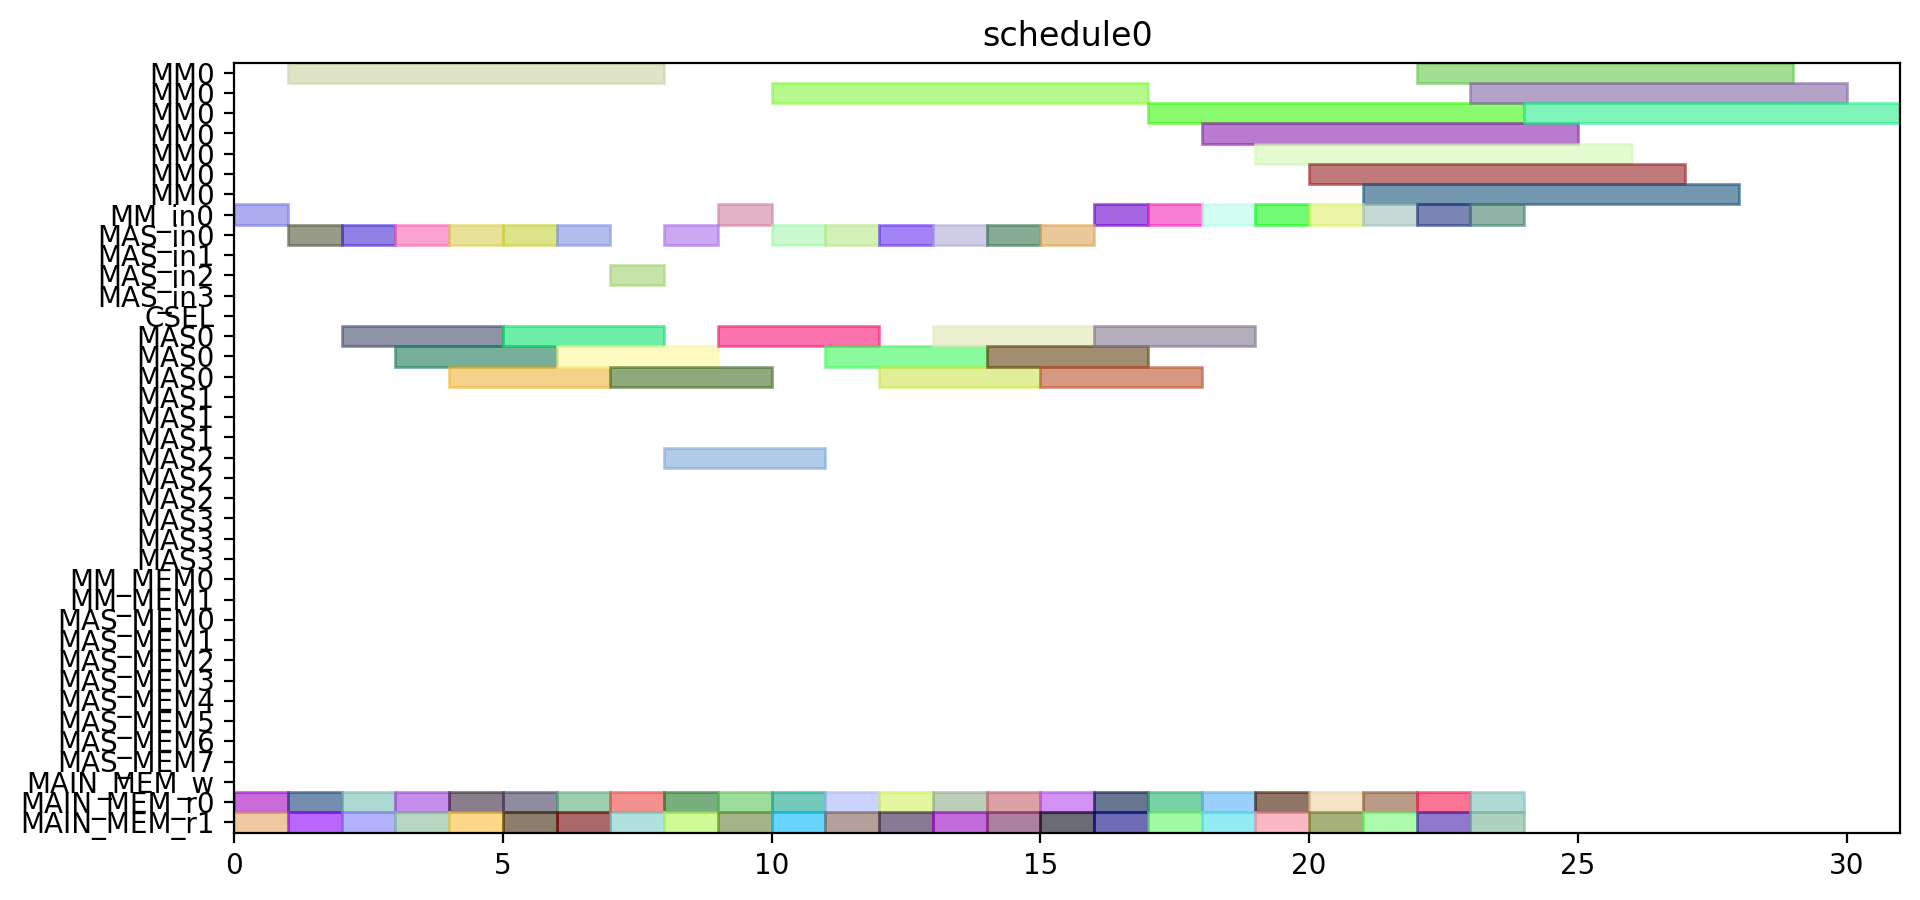

Recreate this plot in Python.
from pyschedule import Scenario, solvers, plotters, alt


def solve():
	horizon = 120
	S = Scenario("schedule0", horizon=horizon)

	# resource
	MM = S.Resources('MM', num=1, size=7)
	MM_in = S.Resources('MM_in', num=1)
	MAS_in = S.Resources('MAS_in', num=4)
	CSEL = S.Resource('CSEL')
	MAS = S.Resources('MAS', num=4, size=3, periods=range(1, horizon))
	MM_MEM = S.Resources('MM_MEM', num=2)
	MAS_MEM = S.Resources('MAS_MEM', num=8)
	MAIN_MEM_w = S.Resource('MAIN_MEM_w', size=1)
	MAIN_MEM_r = S.Resources('MAIN_MEM_r', num=2)

	# result of previous scheduling

	# new tasks
	t0_t0 = S.Task('t0_t0', length=3, delay_cost=1)
	t0_t0 += alt(MAS)
	t0_t0_in = S.Task('t0_t0_in', length=1, delay_cost=1)
	t0_t0_in += alt(MAS_in)
	S += t0_t0_in*MAS_in[0]<=t0_t0*MAS[0]

	S += t0_t0_in*MAS_in[1]<=t0_t0*MAS[1]

	S += t0_t0_in*MAS_in[2]<=t0_t0*MAS[2]

	S += t0_t0_in*MAS_in[3]<=t0_t0*MAS[3]

	t0_t0_mem0 = S.Task('t0_t0_mem0', length=1, delay_cost=1)
	t0_t0_mem0 += MAIN_MEM_r[0]
	S += t0_t0_mem0 <= t0_t0

	t0_t0_mem1 = S.Task('t0_t0_mem1', length=1, delay_cost=1)
	t0_t0_mem1 += MAIN_MEM_r[1]
	S += t0_t0_mem1 <= t0_t0

	t0_t1 = S.Task('t0_t1', length=3, delay_cost=1)
	t0_t1 += alt(MAS)
	t0_t1_in = S.Task('t0_t1_in', length=1, delay_cost=1)
	t0_t1_in += alt(MAS_in)
	S += t0_t1_in*MAS_in[0]<=t0_t1*MAS[0]

	S += t0_t1_in*MAS_in[1]<=t0_t1*MAS[1]

	S += t0_t1_in*MAS_in[2]<=t0_t1*MAS[2]

	S += t0_t1_in*MAS_in[3]<=t0_t1*MAS[3]

	t0_t1_mem0 = S.Task('t0_t1_mem0', length=1, delay_cost=1)
	t0_t1_mem0 += MAIN_MEM_r[0]
	S += t0_t1_mem0 <= t0_t1

	t0_t1_mem1 = S.Task('t0_t1_mem1', length=1, delay_cost=1)
	t0_t1_mem1 += MAIN_MEM_r[1]
	S += t0_t1_mem1 <= t0_t1

	t0_t3 = S.Task('t0_t3', length=7, delay_cost=1)
	t0_t3 += alt(MM)
	t0_t3_in = S.Task('t0_t3_in', length=1, delay_cost=1)
	t0_t3_in += alt(MM_in)
	S += t0_t3_in*MM_in[0]<=t0_t3*MM[0]
	t0_t3_mem0 = S.Task('t0_t3_mem0', length=1, delay_cost=1)
	t0_t3_mem0 += MAIN_MEM_r[0]
	S += t0_t3_mem0 <= t0_t3

	t0_t3_mem1 = S.Task('t0_t3_mem1', length=1, delay_cost=1)
	t0_t3_mem1 += MAIN_MEM_r[1]
	S += t0_t3_mem1 <= t0_t3

	t10 = S.Task('t10', length=3, delay_cost=1)
	t10 += alt(MAS)
	t10_in = S.Task('t10_in', length=1, delay_cost=1)
	t10_in += alt(MAS_in)
	S += t10_in*MAS_in[0]<=t10*MAS[0]

	S += t10_in*MAS_in[1]<=t10*MAS[1]

	S += t10_in*MAS_in[2]<=t10*MAS[2]

	S += t10_in*MAS_in[3]<=t10*MAS[3]

	t10_mem0 = S.Task('t10_mem0', length=1, delay_cost=1)
	t10_mem0 += MAIN_MEM_r[0]
	S += t10_mem0 <= t10

	t10_mem1 = S.Task('t10_mem1', length=1, delay_cost=1)
	t10_mem1 += MAIN_MEM_r[1]
	S += t10_mem1 <= t10

	t11 = S.Task('t11', length=3, delay_cost=1)
	t11 += alt(MAS)
	t11_in = S.Task('t11_in', length=1, delay_cost=1)
	t11_in += alt(MAS_in)
	S += t11_in*MAS_in[0]<=t11*MAS[0]

	S += t11_in*MAS_in[1]<=t11*MAS[1]

	S += t11_in*MAS_in[2]<=t11*MAS[2]

	S += t11_in*MAS_in[3]<=t11*MAS[3]

	t11_mem0 = S.Task('t11_mem0', length=1, delay_cost=1)
	t11_mem0 += MAIN_MEM_r[0]
	S += t11_mem0 <= t11

	t11_mem1 = S.Task('t11_mem1', length=1, delay_cost=1)
	t11_mem1 += MAIN_MEM_r[1]
	S += t11_mem1 <= t11

	t3_t0 = S.Task('t3_t0', length=7, delay_cost=1)
	t3_t0 += alt(MM)
	t3_t0_in = S.Task('t3_t0_in', length=1, delay_cost=1)
	t3_t0_in += alt(MM_in)
	S += t3_t0_in*MM_in[0]<=t3_t0*MM[0]
	t3_t0_mem0 = S.Task('t3_t0_mem0', length=1, delay_cost=1)
	t3_t0_mem0 += MAIN_MEM_r[0]
	S += t3_t0_mem0 <= t3_t0

	t3_t0_mem1 = S.Task('t3_t0_mem1', length=1, delay_cost=1)
	t3_t0_mem1 += MAIN_MEM_r[1]
	S += t3_t0_mem1 <= t3_t0

	t3_t1 = S.Task('t3_t1', length=7, delay_cost=1)
	t3_t1 += alt(MM)
	t3_t1_in = S.Task('t3_t1_in', length=1, delay_cost=1)
	t3_t1_in += alt(MM_in)
	S += t3_t1_in*MM_in[0]<=t3_t1*MM[0]
	t3_t1_mem0 = S.Task('t3_t1_mem0', length=1, delay_cost=1)
	t3_t1_mem0 += MAIN_MEM_r[0]
	S += t3_t1_mem0 <= t3_t1

	t3_t1_mem1 = S.Task('t3_t1_mem1', length=1, delay_cost=1)
	t3_t1_mem1 += MAIN_MEM_r[1]
	S += t3_t1_mem1 <= t3_t1

	t3_t2 = S.Task('t3_t2', length=3, delay_cost=1)
	t3_t2 += alt(MAS)
	t3_t2_in = S.Task('t3_t2_in', length=1, delay_cost=1)
	t3_t2_in += alt(MAS_in)
	S += t3_t2_in*MAS_in[0]<=t3_t2*MAS[0]

	S += t3_t2_in*MAS_in[1]<=t3_t2*MAS[1]

	S += t3_t2_in*MAS_in[2]<=t3_t2*MAS[2]

	S += t3_t2_in*MAS_in[3]<=t3_t2*MAS[3]

	t3_t2_mem0 = S.Task('t3_t2_mem0', length=1, delay_cost=1)
	t3_t2_mem0 += MAIN_MEM_r[0]
	S += t3_t2_mem0 <= t3_t2

	t3_t2_mem1 = S.Task('t3_t2_mem1', length=1, delay_cost=1)
	t3_t2_mem1 += MAIN_MEM_r[1]
	S += t3_t2_mem1 <= t3_t2

	t3_t3 = S.Task('t3_t3', length=3, delay_cost=1)
	t3_t3 += alt(MAS)
	t3_t3_in = S.Task('t3_t3_in', length=1, delay_cost=1)
	t3_t3_in += alt(MAS_in)
	S += t3_t3_in*MAS_in[0]<=t3_t3*MAS[0]

	S += t3_t3_in*MAS_in[1]<=t3_t3*MAS[1]

	S += t3_t3_in*MAS_in[2]<=t3_t3*MAS[2]

	S += t3_t3_in*MAS_in[3]<=t3_t3*MAS[3]

	t3_t3_mem0 = S.Task('t3_t3_mem0', length=1, delay_cost=1)
	t3_t3_mem0 += MAIN_MEM_r[0]
	S += t3_t3_mem0 <= t3_t3

	t3_t3_mem1 = S.Task('t3_t3_mem1', length=1, delay_cost=1)
	t3_t3_mem1 += MAIN_MEM_r[1]
	S += t3_t3_mem1 <= t3_t3

	t4_t0 = S.Task('t4_t0', length=3, delay_cost=1)
	t4_t0 += alt(MAS)
	t4_t0_in = S.Task('t4_t0_in', length=1, delay_cost=1)
	t4_t0_in += alt(MAS_in)
	S += t4_t0_in*MAS_in[0]<=t4_t0*MAS[0]

	S += t4_t0_in*MAS_in[1]<=t4_t0*MAS[1]

	S += t4_t0_in*MAS_in[2]<=t4_t0*MAS[2]

	S += t4_t0_in*MAS_in[3]<=t4_t0*MAS[3]

	t4_t0_mem0 = S.Task('t4_t0_mem0', length=1, delay_cost=1)
	t4_t0_mem0 += MAIN_MEM_r[0]
	S += t4_t0_mem0 <= t4_t0

	t4_t0_mem1 = S.Task('t4_t0_mem1', length=1, delay_cost=1)
	t4_t0_mem1 += MAIN_MEM_r[1]
	S += t4_t0_mem1 <= t4_t0

	t4_t1 = S.Task('t4_t1', length=3, delay_cost=1)
	t4_t1 += alt(MAS)
	t4_t1_in = S.Task('t4_t1_in', length=1, delay_cost=1)
	t4_t1_in += alt(MAS_in)
	S += t4_t1_in*MAS_in[0]<=t4_t1*MAS[0]

	S += t4_t1_in*MAS_in[1]<=t4_t1*MAS[1]

	S += t4_t1_in*MAS_in[2]<=t4_t1*MAS[2]

	S += t4_t1_in*MAS_in[3]<=t4_t1*MAS[3]

	t4_t1_mem0 = S.Task('t4_t1_mem0', length=1, delay_cost=1)
	t4_t1_mem0 += MAIN_MEM_r[0]
	S += t4_t1_mem0 <= t4_t1

	t4_t1_mem1 = S.Task('t4_t1_mem1', length=1, delay_cost=1)
	t4_t1_mem1 += MAIN_MEM_r[1]
	S += t4_t1_mem1 <= t4_t1

	t4_t3 = S.Task('t4_t3', length=7, delay_cost=1)
	t4_t3 += alt(MM)
	t4_t3_in = S.Task('t4_t3_in', length=1, delay_cost=1)
	t4_t3_in += alt(MM_in)
	S += t4_t3_in*MM_in[0]<=t4_t3*MM[0]
	t4_t3_mem0 = S.Task('t4_t3_mem0', length=1, delay_cost=1)
	t4_t3_mem0 += MAIN_MEM_r[0]
	S += t4_t3_mem0 <= t4_t3

	t4_t3_mem1 = S.Task('t4_t3_mem1', length=1, delay_cost=1)
	t4_t3_mem1 += MAIN_MEM_r[1]
	S += t4_t3_mem1 <= t4_t3

	t5_t0 = S.Task('t5_t0', length=7, delay_cost=1)
	t5_t0 += alt(MM)
	t5_t0_in = S.Task('t5_t0_in', length=1, delay_cost=1)
	t5_t0_in += alt(MM_in)
	S += t5_t0_in*MM_in[0]<=t5_t0*MM[0]
	t5_t0_mem0 = S.Task('t5_t0_mem0', length=1, delay_cost=1)
	t5_t0_mem0 += MAIN_MEM_r[0]
	S += t5_t0_mem0 <= t5_t0

	t5_t0_mem1 = S.Task('t5_t0_mem1', length=1, delay_cost=1)
	t5_t0_mem1 += MAIN_MEM_r[1]
	S += t5_t0_mem1 <= t5_t0

	t5_t1 = S.Task('t5_t1', length=7, delay_cost=1)
	t5_t1 += alt(MM)
	t5_t1_in = S.Task('t5_t1_in', length=1, delay_cost=1)
	t5_t1_in += alt(MM_in)
	S += t5_t1_in*MM_in[0]<=t5_t1*MM[0]
	t5_t1_mem0 = S.Task('t5_t1_mem0', length=1, delay_cost=1)
	t5_t1_mem0 += MAIN_MEM_r[0]
	S += t5_t1_mem0 <= t5_t1

	t5_t1_mem1 = S.Task('t5_t1_mem1', length=1, delay_cost=1)
	t5_t1_mem1 += MAIN_MEM_r[1]
	S += t5_t1_mem1 <= t5_t1

	t5_t2 = S.Task('t5_t2', length=3, delay_cost=1)
	t5_t2 += alt(MAS)
	t5_t2_in = S.Task('t5_t2_in', length=1, delay_cost=1)
	t5_t2_in += alt(MAS_in)
	S += t5_t2_in*MAS_in[0]<=t5_t2*MAS[0]

	S += t5_t2_in*MAS_in[1]<=t5_t2*MAS[1]

	S += t5_t2_in*MAS_in[2]<=t5_t2*MAS[2]

	S += t5_t2_in*MAS_in[3]<=t5_t2*MAS[3]

	t5_t2_mem0 = S.Task('t5_t2_mem0', length=1, delay_cost=1)
	t5_t2_mem0 += MAIN_MEM_r[0]
	S += t5_t2_mem0 <= t5_t2

	t5_t2_mem1 = S.Task('t5_t2_mem1', length=1, delay_cost=1)
	t5_t2_mem1 += MAIN_MEM_r[1]
	S += t5_t2_mem1 <= t5_t2

	t5_t3 = S.Task('t5_t3', length=3, delay_cost=1)
	t5_t3 += alt(MAS)
	t5_t3_in = S.Task('t5_t3_in', length=1, delay_cost=1)
	t5_t3_in += alt(MAS_in)
	S += t5_t3_in*MAS_in[0]<=t5_t3*MAS[0]

	S += t5_t3_in*MAS_in[1]<=t5_t3*MAS[1]

	S += t5_t3_in*MAS_in[2]<=t5_t3*MAS[2]

	S += t5_t3_in*MAS_in[3]<=t5_t3*MAS[3]

	t5_t3_mem0 = S.Task('t5_t3_mem0', length=1, delay_cost=1)
	t5_t3_mem0 += MAIN_MEM_r[0]
	S += t5_t3_mem0 <= t5_t3

	t5_t3_mem1 = S.Task('t5_t3_mem1', length=1, delay_cost=1)
	t5_t3_mem1 += MAIN_MEM_r[1]
	S += t5_t3_mem1 <= t5_t3

	t6_t0 = S.Task('t6_t0', length=7, delay_cost=1)
	t6_t0 += alt(MM)
	t6_t0_in = S.Task('t6_t0_in', length=1, delay_cost=1)
	t6_t0_in += alt(MM_in)
	S += t6_t0_in*MM_in[0]<=t6_t0*MM[0]
	t6_t0_mem0 = S.Task('t6_t0_mem0', length=1, delay_cost=1)
	t6_t0_mem0 += MAIN_MEM_r[0]
	S += t6_t0_mem0 <= t6_t0

	t6_t0_mem1 = S.Task('t6_t0_mem1', length=1, delay_cost=1)
	t6_t0_mem1 += MAIN_MEM_r[1]
	S += t6_t0_mem1 <= t6_t0

	t6_t1 = S.Task('t6_t1', length=7, delay_cost=1)
	t6_t1 += alt(MM)
	t6_t1_in = S.Task('t6_t1_in', length=1, delay_cost=1)
	t6_t1_in += alt(MM_in)
	S += t6_t1_in*MM_in[0]<=t6_t1*MM[0]
	t6_t1_mem0 = S.Task('t6_t1_mem0', length=1, delay_cost=1)
	t6_t1_mem0 += MAIN_MEM_r[0]
	S += t6_t1_mem0 <= t6_t1

	t6_t1_mem1 = S.Task('t6_t1_mem1', length=1, delay_cost=1)
	t6_t1_mem1 += MAIN_MEM_r[1]
	S += t6_t1_mem1 <= t6_t1

	t6_t2 = S.Task('t6_t2', length=3, delay_cost=1)
	t6_t2 += alt(MAS)
	t6_t2_in = S.Task('t6_t2_in', length=1, delay_cost=1)
	t6_t2_in += alt(MAS_in)
	S += t6_t2_in*MAS_in[0]<=t6_t2*MAS[0]

	S += t6_t2_in*MAS_in[1]<=t6_t2*MAS[1]

	S += t6_t2_in*MAS_in[2]<=t6_t2*MAS[2]

	S += t6_t2_in*MAS_in[3]<=t6_t2*MAS[3]

	t6_t2_mem0 = S.Task('t6_t2_mem0', length=1, delay_cost=1)
	t6_t2_mem0 += MAIN_MEM_r[0]
	S += t6_t2_mem0 <= t6_t2

	t6_t2_mem1 = S.Task('t6_t2_mem1', length=1, delay_cost=1)
	t6_t2_mem1 += MAIN_MEM_r[1]
	S += t6_t2_mem1 <= t6_t2

	t6_t3 = S.Task('t6_t3', length=3, delay_cost=1)
	t6_t3 += alt(MAS)
	t6_t3_in = S.Task('t6_t3_in', length=1, delay_cost=1)
	t6_t3_in += alt(MAS_in)
	S += t6_t3_in*MAS_in[0]<=t6_t3*MAS[0]

	S += t6_t3_in*MAS_in[1]<=t6_t3*MAS[1]

	S += t6_t3_in*MAS_in[2]<=t6_t3*MAS[2]

	S += t6_t3_in*MAS_in[3]<=t6_t3*MAS[3]

	t6_t3_mem0 = S.Task('t6_t3_mem0', length=1, delay_cost=1)
	t6_t3_mem0 += MAIN_MEM_r[0]
	S += t6_t3_mem0 <= t6_t3

	t6_t3_mem1 = S.Task('t6_t3_mem1', length=1, delay_cost=1)
	t6_t3_mem1 += MAIN_MEM_r[1]
	S += t6_t3_mem1 <= t6_t3

	t7_t0 = S.Task('t7_t0', length=7, delay_cost=1)
	t7_t0 += alt(MM)
	t7_t0_in = S.Task('t7_t0_in', length=1, delay_cost=1)
	t7_t0_in += alt(MM_in)
	S += t7_t0_in*MM_in[0]<=t7_t0*MM[0]
	t7_t0_mem0 = S.Task('t7_t0_mem0', length=1, delay_cost=1)
	t7_t0_mem0 += MAIN_MEM_r[0]
	S += t7_t0_mem0 <= t7_t0

	t7_t0_mem1 = S.Task('t7_t0_mem1', length=1, delay_cost=1)
	t7_t0_mem1 += MAIN_MEM_r[1]
	S += t7_t0_mem1 <= t7_t0

	t7_t1 = S.Task('t7_t1', length=7, delay_cost=1)
	t7_t1 += alt(MM)
	t7_t1_in = S.Task('t7_t1_in', length=1, delay_cost=1)
	t7_t1_in += alt(MM_in)
	S += t7_t1_in*MM_in[0]<=t7_t1*MM[0]
	t7_t1_mem0 = S.Task('t7_t1_mem0', length=1, delay_cost=1)
	t7_t1_mem0 += MAIN_MEM_r[0]
	S += t7_t1_mem0 <= t7_t1

	t7_t1_mem1 = S.Task('t7_t1_mem1', length=1, delay_cost=1)
	t7_t1_mem1 += MAIN_MEM_r[1]
	S += t7_t1_mem1 <= t7_t1

	t7_t2 = S.Task('t7_t2', length=3, delay_cost=1)
	t7_t2 += alt(MAS)
	t7_t2_in = S.Task('t7_t2_in', length=1, delay_cost=1)
	t7_t2_in += alt(MAS_in)
	S += t7_t2_in*MAS_in[0]<=t7_t2*MAS[0]

	S += t7_t2_in*MAS_in[1]<=t7_t2*MAS[1]

	S += t7_t2_in*MAS_in[2]<=t7_t2*MAS[2]

	S += t7_t2_in*MAS_in[3]<=t7_t2*MAS[3]

	t7_t2_mem0 = S.Task('t7_t2_mem0', length=1, delay_cost=1)
	t7_t2_mem0 += MAIN_MEM_r[0]
	S += t7_t2_mem0 <= t7_t2

	t7_t2_mem1 = S.Task('t7_t2_mem1', length=1, delay_cost=1)
	t7_t2_mem1 += MAIN_MEM_r[1]
	S += t7_t2_mem1 <= t7_t2

	t7_t3 = S.Task('t7_t3', length=3, delay_cost=1)
	t7_t3 += alt(MAS)
	t7_t3_in = S.Task('t7_t3_in', length=1, delay_cost=1)
	t7_t3_in += alt(MAS_in)
	S += t7_t3_in*MAS_in[0]<=t7_t3*MAS[0]

	S += t7_t3_in*MAS_in[1]<=t7_t3*MAS[1]

	S += t7_t3_in*MAS_in[2]<=t7_t3*MAS[2]

	S += t7_t3_in*MAS_in[3]<=t7_t3*MAS[3]

	t7_t3_mem0 = S.Task('t7_t3_mem0', length=1, delay_cost=1)
	t7_t3_mem0 += MAIN_MEM_r[0]
	S += t7_t3_mem0 <= t7_t3

	t7_t3_mem1 = S.Task('t7_t3_mem1', length=1, delay_cost=1)
	t7_t3_mem1 += MAIN_MEM_r[1]
	S += t7_t3_mem1 <= t7_t3

	solvers.mip.solve(S,msg=1,kind='CPLEX',ratio_gap=1.01)

	solution = [['hoge']*len(S.solution()[1]) for i in range(len(S.solution()))]
	for i in range(len(S.solution())):
		for j in range(len(S.solution()[i])):
			solution[i][j]=str(S.solution()[i][j])
	print(solution)

	cycles = int(solution[-1][3])

	pic_file_name = "/home/mfukuda/ABE/multiRAM_multiMAS_16mux/scheduling_result/stage7MM1_stage3MAS4/SQR012345/schedule0.png"
	if(S.solution() != []):
		plotters.matplotlib.plot(S,img_filename=pic_file_name, show_task_labels=False, fig_size=(cycles*0.25+3, 5))

	return solution
